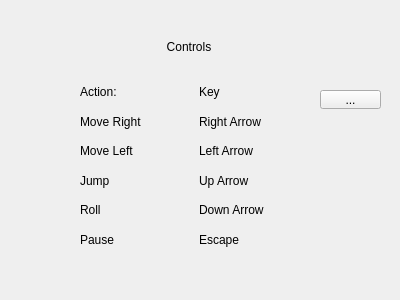
<?xml version="1.0" encoding="UTF-8"?>
<ui version="4.0">
 <class>Controls</class>
 <widget class="QWidget" name="Controls">
  <property name="geometry">
   <rect>
    <x>0</x>
    <y>0</y>
    <width>400</width>
    <height>300</height>
   </rect>
  </property>
  <property name="windowTitle">
   <string>Controls</string>
  </property>
  <widget class="QLabel" name="label">
   <property name="geometry">
    <rect>
     <x>110</x>
     <y>40</y>
     <width>158</width>
     <height>13</height>
    </rect>
   </property>
   <property name="text">
    <string>Controls</string>
   </property>
   <property name="alignment">
    <set>Qt::AlignCenter</set>
   </property>
  </widget>
  <widget class="QWidget" name="horizontalLayoutWidget">
   <property name="geometry">
    <rect>
     <x>80</x>
     <y>80</y>
     <width>231</width>
     <height>171</height>
    </rect>
   </property>
   <layout class="QHBoxLayout" name="horizontalLayout">
    <property name="rightMargin">
     <number>0</number>
    </property>
    <item>
     <layout class="QVBoxLayout" name="verticalLayout_2">
      <item>
       <widget class="QLabel" name="label_6">
        <property name="text">
         <string>Action:</string>
        </property>
       </widget>
      </item>
      <item>
       <widget class="QLabel" name="label_9">
        <property name="text">
         <string>Move Right</string>
        </property>
       </widget>
      </item>
      <item>
       <widget class="QLabel" name="label_7">
        <property name="text">
         <string>Move Left</string>
        </property>
       </widget>
      </item>
      <item>
       <widget class="QLabel" name="label_8">
        <property name="text">
         <string>Jump</string>
        </property>
       </widget>
      </item>
      <item>
       <widget class="QLabel" name="label_10">
        <property name="text">
         <string>Roll</string>
        </property>
       </widget>
      </item>
      <item>
       <widget class="QLabel" name="label_11">
        <property name="text">
         <string>Pause</string>
        </property>
       </widget>
      </item>
     </layout>
    </item>
    <item>
     <layout class="QVBoxLayout" name="verticalLayout_3">
      <item>
       <widget class="QLabel" name="label_2">
        <property name="text">
         <string>Key</string>
        </property>
       </widget>
      </item>
      <item>
       <widget class="QLabel" name="label_13">
        <property name="text">
         <string>Right Arrow</string>
        </property>
       </widget>
      </item>
      <item>
       <widget class="QLabel" name="label_14">
        <property name="text">
         <string>Left Arrow</string>
        </property>
       </widget>
      </item>
      <item>
       <widget class="QLabel" name="label_15">
        <property name="text">
         <string>Up Arrow </string>
        </property>
       </widget>
      </item>
      <item>
       <widget class="QLabel" name="label_16">
        <property name="text">
         <string>Down Arrow</string>
        </property>
       </widget>
      </item>
      <item>
       <widget class="QLabel" name="label_17">
        <property name="text">
         <string>Escape</string>
        </property>
       </widget>
      </item>
     </layout>
    </item>
   </layout>
  </widget>
  <widget class="QToolButton" name="toolButton">
   <property name="geometry">
    <rect>
     <x>320</x>
     <y>90</y>
     <width>61</width>
     <height>19</height>
    </rect>
   </property>
   <property name="text">
    <string>...</string>
   </property>
  </widget>
 </widget>
 <resources/>
 <connections/>
</ui>
